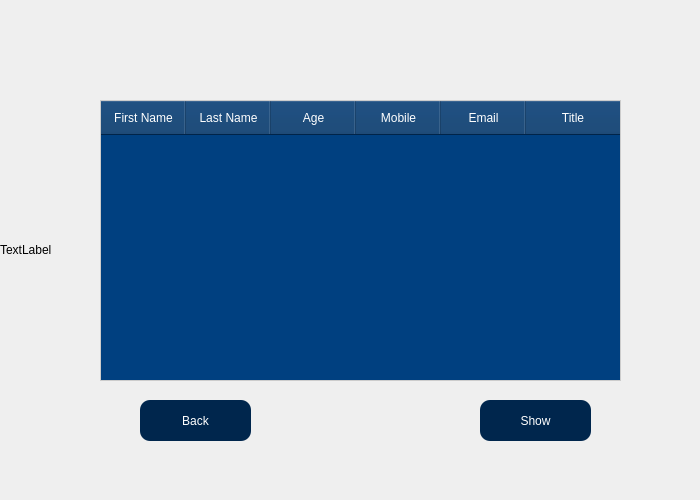
<?xml version="1.0" encoding="UTF-8"?>
<ui version="4.0">
 <class>ShowProfessors</class>
 <widget class="QWidget" name="ShowProfessors">
  <property name="geometry">
   <rect>
    <x>0</x>
    <y>0</y>
    <width>700</width>
    <height>500</height>
   </rect>
  </property>
  <property name="windowTitle">
   <string>Form</string>
  </property>
  <widget class="QPushButton" name="pushButton">
   <property name="geometry">
    <rect>
     <x>480</x>
     <y>400</y>
     <width>111</width>
     <height>41</height>
    </rect>
   </property>
   <property name="styleSheet">
    <string notr="true"> background-color: #004080; /* Dark blue for the button background */
    color: #FFFFFF; /* White text for better contrast */
    border-radius: 10px; /* Adjust border radius for rounded corners */
    padding: 10px 20px; /* Adjust padding as needed */
 background-color: #0059b3; /* Lighter blue on hover */
background-color: #00264d; /* Darker blue when pressed */</string>
   </property>
   <property name="text">
    <string>Show</string>
   </property>
  </widget>
  <widget class="QTableWidget" name="tableWidget">
   <property name="enabled">
    <bool>true</bool>
   </property>
   <property name="geometry">
    <rect>
     <x>100</x>
     <y>100</y>
     <width>521</width>
     <height>281</height>
    </rect>
   </property>
   <property name="styleSheet">
    <string notr="true">QTableWidget {
    background-color: #004080; /* Dark blue for the table background */
    color: #FFFFFF; /* White text for better contrast */
    border: 1px solid #CCCCCC; /* Light gray border around the table */
    selection-background-color: #0077B6; /* Slightly lighter blue for selected rows */
    selection-color: #FFFFFF; /* White text for selected rows */
    alternate-background-color: #003366; /* Darker blue for alternate rows */
}

QTableWidget::item {
    padding: 10px; /* Adjust padding as needed */
}

QHeaderView::section {
    background-color: #003366; /* Darker blue background for header */
    color: #FFFFFF; /* White text for header */
    padding: 8px; /* Adjust padding as needed */
}</string>
   </property>
   <property name="editTriggers">
    <set>QAbstractItemView::NoEditTriggers</set>
   </property>
   <property name="alternatingRowColors">
    <bool>true</bool>
   </property>
   <attribute name="horizontalHeaderCascadingSectionResizes">
    <bool>true</bool>
   </attribute>
   <attribute name="horizontalHeaderDefaultSectionSize">
    <number>85</number>
   </attribute>
   <attribute name="horizontalHeaderHighlightSections">
    <bool>true</bool>
   </attribute>
   <attribute name="horizontalHeaderStretchLastSection">
    <bool>true</bool>
   </attribute>
   <column>
    <property name="text">
     <string>First Name</string>
    </property>
   </column>
   <column>
    <property name="text">
     <string>Last Name</string>
    </property>
   </column>
   <column>
    <property name="text">
     <string>Age</string>
    </property>
   </column>
   <column>
    <property name="text">
     <string>Mobile</string>
    </property>
   </column>
   <column>
    <property name="text">
     <string>Email</string>
    </property>
   </column>
   <column>
    <property name="text">
     <string>Title</string>
    </property>
   </column>
  </widget>
  <widget class="QPushButton" name="pushButton_2">
   <property name="geometry">
    <rect>
     <x>140</x>
     <y>400</y>
     <width>111</width>
     <height>41</height>
    </rect>
   </property>
   <property name="styleSheet">
    <string notr="true"> background-color: #004080; /* Dark blue for the button background */
    color: #FFFFFF; /* White text for better contrast */
    border-radius: 10px; /* Adjust border radius for rounded corners */
    padding: 10px 20px; /* Adjust padding as needed */
 background-color: #0059b3; /* Lighter blue on hover */
background-color: #00264d; /* Darker blue when pressed */</string>
   </property>
   <property name="text">
    <string>Back</string>
   </property>
  </widget>
  <widget class="QLabel" name="background_image">
   <property name="geometry">
    <rect>
     <x>0</x>
     <y>0</y>
     <width>700</width>
     <height>500</height>
    </rect>
   </property>
   <property name="text">
    <string>TextLabel</string>
   </property>
  </widget>
  <zorder>background_image</zorder>
  <zorder>pushButton</zorder>
  <zorder>tableWidget</zorder>
  <zorder>pushButton_2</zorder>
 </widget>
 <resources/>
 <connections/>
</ui>
